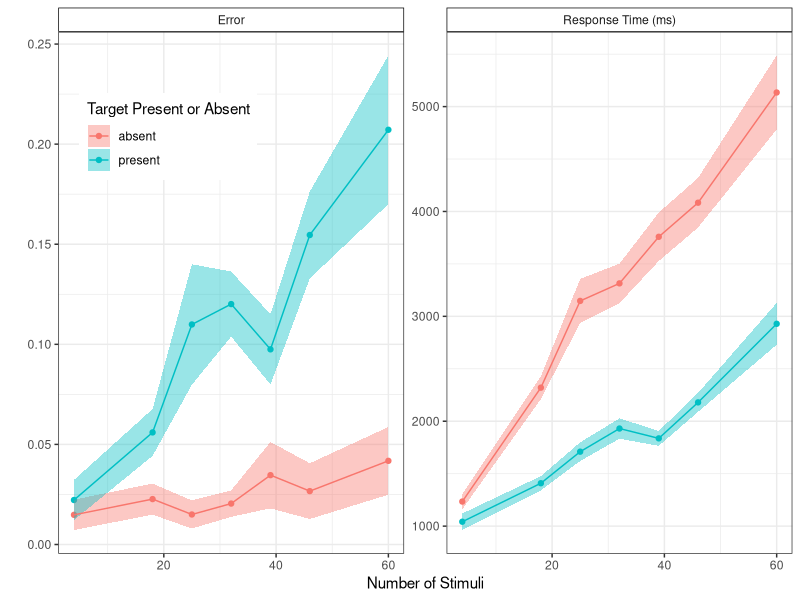
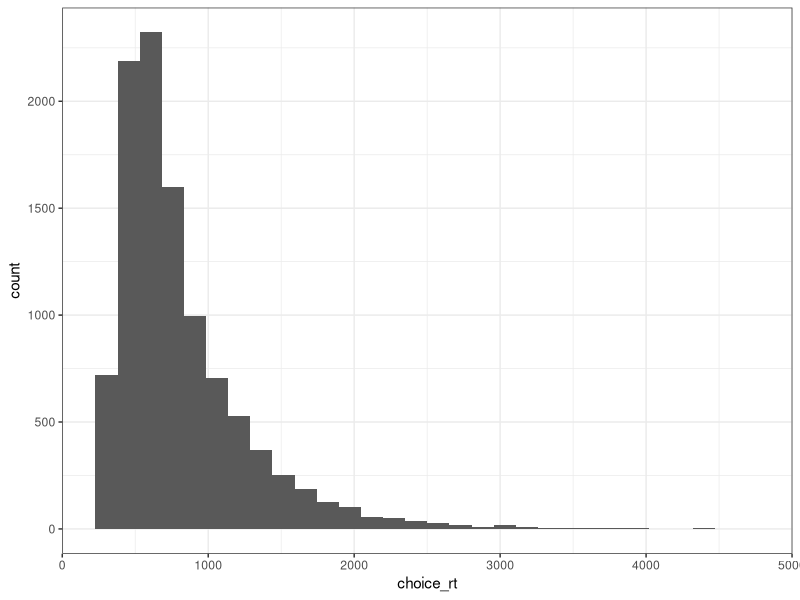
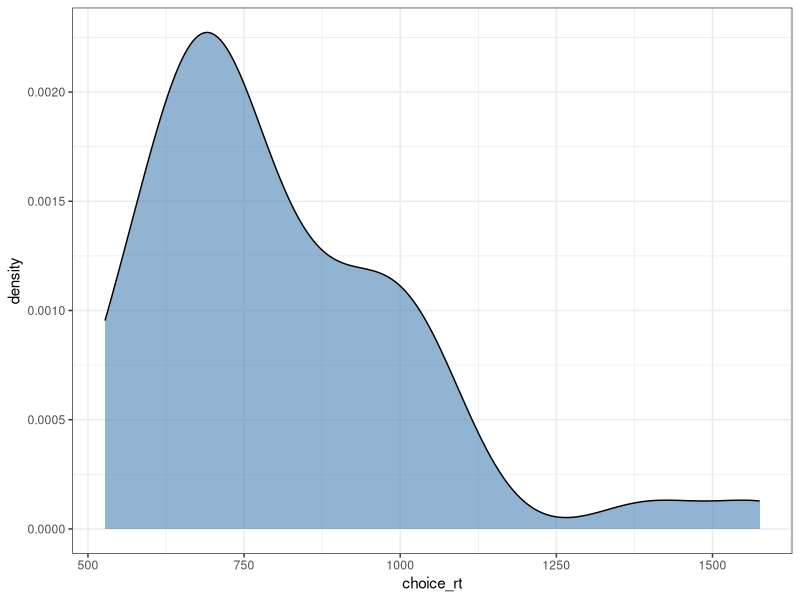

These charts were generated, in order, by the following R code:
## ---- chunk 1
library(tidyverse)
## ---- chunk 2
d <- read.csv('../../../data/exp1_main.csv')
N <- length(unique(d$subject))
d$ssd <- 1 - d$selectedRiskyDeck
head(d)
## ---- chunk 3
d %>% 
  group_by(subject, n_stimuli, present_or_absent) %>% 
  summarize(error_ = mean(error), search_rt_ = mean(search_rt)) %>% 
  group_by(n_stimuli, present_or_absent) %>% 
  summarize(error_m = mean(error_), error_se = sd(error_) / sqrt(N), rt_m = mean(search_rt_), rt_se = sd(search_rt_) / sqrt(N)) %>% 
  gather(var, value, error_m:rt_se) %>% 
  separate(var, into = c('metric', 'summary'), sep = '_') %>% 
  ungroup() %>% 
  spread(summary, value) %>% 
  mutate(metric = recode(metric, 'error' = 'Error', 'rt' = 'Response Time (ms)')) %>% 
  ggplot(aes(x = n_stimuli, y = m)) + 
  geom_point(aes(color = present_or_absent)) + 
  geom_ribbon(aes(ymin = m - se, ymax = m + se, fill = present_or_absent), alpha = .4) +
  geom_line(aes(color = present_or_absent)) + 
  labs(
    x = 'Number of Stimuli',
    y = '',
    fill = 'Target Present or Absent',
    color = 'Target Present or Absent'
  ) + 
  facet_wrap(~metric, scales = 'free') + 
  theme_bw() + 
  theme(strip.background = element_rect(fill = 'white', color = 'black'),
        legend.position = c(.15,.8))
  
## ---- chunk 4
d %>% 
  ggplot(aes(x = choice_rt)) + 
  geom_histogram() + 
  theme_bw()
## ---- chunk 5
d %>% 
  group_by(subject) %>% 
  summarize(choice_rt = mean(choice_rt)) %>% 
  ggplot(aes(x = choice_rt)) + 
  geom_density(fill = 'steelblue', alpha = .6) + 
  theme_bw()
